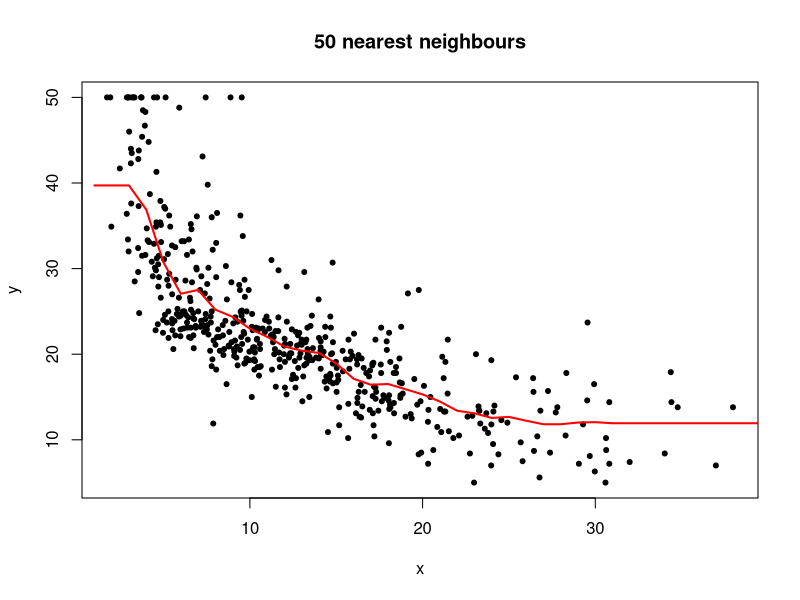
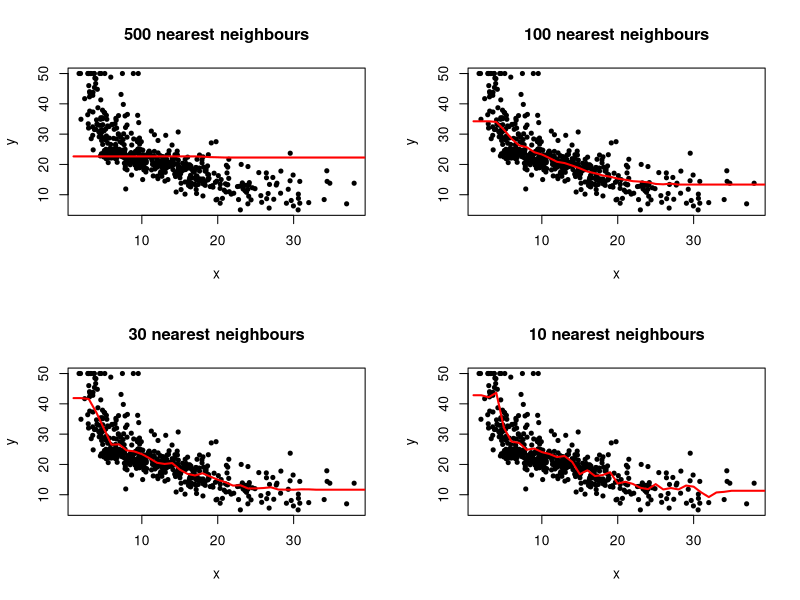

These figures' R source, in order:
## ---- chunk 1
knitr::opts_chunk$set(echo = TRUE)
## ---- chunk 2
library(MASS) 
data(Boston) 
help(Boston)
## ---- chunk 3
x <- Boston$lstat 
y <- Boston$medv 
#plot(x,y)
## ---- chunk 4
knn.reg <- function(t, x, y, k = 50) {
  d_t_x <- as.matrix(dist(c(t, x)))[1, -1]
  d_t_x_k <- sort(d_t_x, partial = k)[k]
  N_t_k <-  which(d_t_x <= d_t_x_k)
  m_hat <- sum(y[N_t_k]) / k
  return(m_hat)
}
## ---- chunk 5
t <- 1:40
m_hat_500 <- rep(0, length(t))
m_hat_100 <- rep(0, length(t))
m_hat_50 <- rep(0, length(t))
m_hat_30 <- rep(0, length(t))
m_hat_10 <- rep(0, length(t))
for (i in 1:length(t)) {
  m_hat_500[i] <- knn.reg(t[i], x, y, 500)
  m_hat_100[i] <- knn.reg(t[i], x, y, 100)
  m_hat_50[i] <- knn.reg(t[i], x, y, 50)
  m_hat_30[i] <- knn.reg(t[i], x, y, 30)
  m_hat_10[i] <- knn.reg(t[i], x, y, 10)
}
## ---- chunk 6
plot(x,y, pch = 20, main = "50 nearest neighbours")
lines(m_hat_50, col = "red", lwd = 2)
## ---- chunk 7
par(mfrow = c(2,2))
plot(x,y, pch = 20, main = "500 nearest neighbours")
lines(m_hat_500, col = "red", lwd = 2)
plot(x,y, pch = 20, main = "100 nearest neighbours")
lines(m_hat_100, col = "red", lwd = 2)
plot(x,y, pch = 20, main = "30 nearest neighbours")
lines(m_hat_30, col = "red", lwd = 2)
plot(x,y, pch = 20, main = "10 nearest neighbours")
lines(m_hat_10, col = "red", lwd = 2)
par(mfrow = c(1,1))
